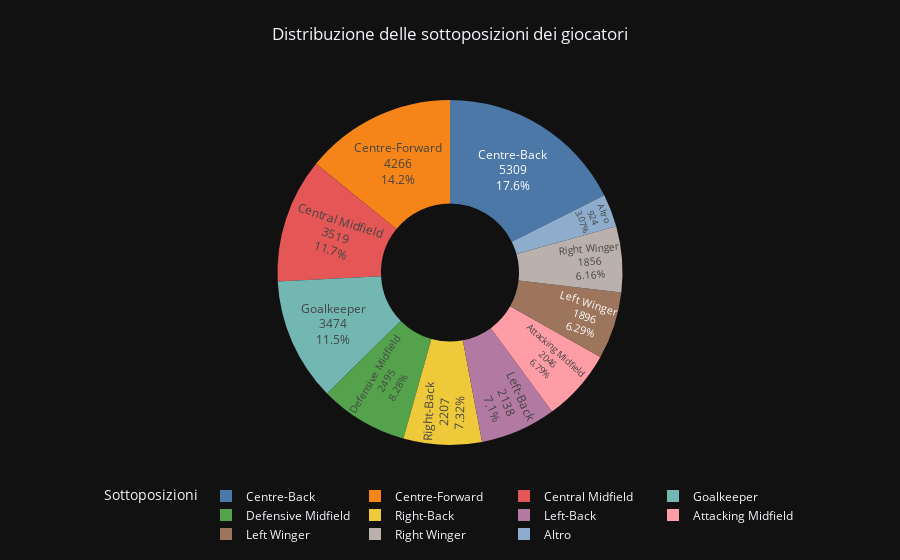

The code cell stored with this chart in its notebook:
### Markdown cell above
### Counting Players' Sub-Positions

The code snippet counts the sub-positions of the players in the dataset and creates a pie chart to visualize their distribution.

### Code cell
# Conteggio delle sottoposizioni dei giocatori
sub_position_distribution = players_df['sub_position'].value_counts()

# Filtraggio per le sottoposizioni più comuni
top_sub_positions = sub_position_distribution.nlargest(10)

# Altre sottoposizioni
other_sub_positions = pd.Series(sub_position_distribution.loc[~sub_position_distribution.index.isin(top_sub_positions.index)].sum(),
                                index=['Altro'])

# Unione delle sottoposizioni principali con quelle "Altro"
sub_position_distribution_plot = pd.concat([top_sub_positions, other_sub_positions])

# Creazione del grafico a torta interattivo con Plotly
fig = px.pie(
    sub_position_distribution_plot,
    values=sub_position_distribution_plot.values,
    names=sub_position_distribution_plot.index,
    title='Distribuzione delle sottoposizioni dei giocatori',
    color_discrete_sequence=px.colors.qualitative.T10,
    hole=0.4  # Aggiunta di un buco per creare un grafico a ciambella
)

fig.update_traces(textposition='inside', textinfo='percent+label+value')
fig.update_layout(
    title={
        'text': 'Distribuzione delle sottoposizioni dei giocatori',
        'y':0.95,
        'x':0.5,
        'xanchor': 'center',
        'yanchor': 'top'
    },
    showlegend=True,
    legend_title_text='Sottoposizioni',
    legend=dict(
        orientation="h",
        yanchor="bottom",
        y=-0.3,
        xanchor="center",
        x=0.5
    )
)

fig.show()

### Figure 1 — Plotly figure (JSON) as saved in the notebook; plotly's stock layout.template omitted (floating-point values rounded to 4 significant figures)
{"data": [{"domain": {"x": [0.0, 1.0], "y": [0.0, 1.0]}, "hole": 0.4, "hovertemplate": "index=%{label}<br>value=%{value}<extra></extra>", "labels": ["Centre-Back", "Centre-Forward", "Central Midfield", "Goalkeeper", "Defensive Midfield", "Right-Back", "Left-Back", "Attacking Midfield", "Left Winger", "Right Winger", "Altro"], "legendgroup": "", "name": "", "showlegend": true, "values": [5309, 4266, 3519, 3474, 2495, 2207, 2138, 2046, 1896, 1856, 924], "type": "pie", "textinfo": "percent+label+value", "textposition": "inside"}], "layout": {"legend": {"tracegroupgap": 0, "title": {"text": "Sottoposizioni"}, "orientation": "h", "yanchor": "bottom", "y": -0.3, "xanchor": "center", "x": 0.5}, "title": {"text": "Distribuzione delle sottoposizioni dei giocatori", "y": 0.95, "x": 0.5, "xanchor": "center", "yanchor": "top"}, "piecolorway": ["#4C78A8", "#F58518", "#E45756", "#72B7B2", "#54A24B", "#EECA3B", "#B279A2", "#FF9DA6", "#9D755D", "#BAB0AC"], "showlegend": true}}
